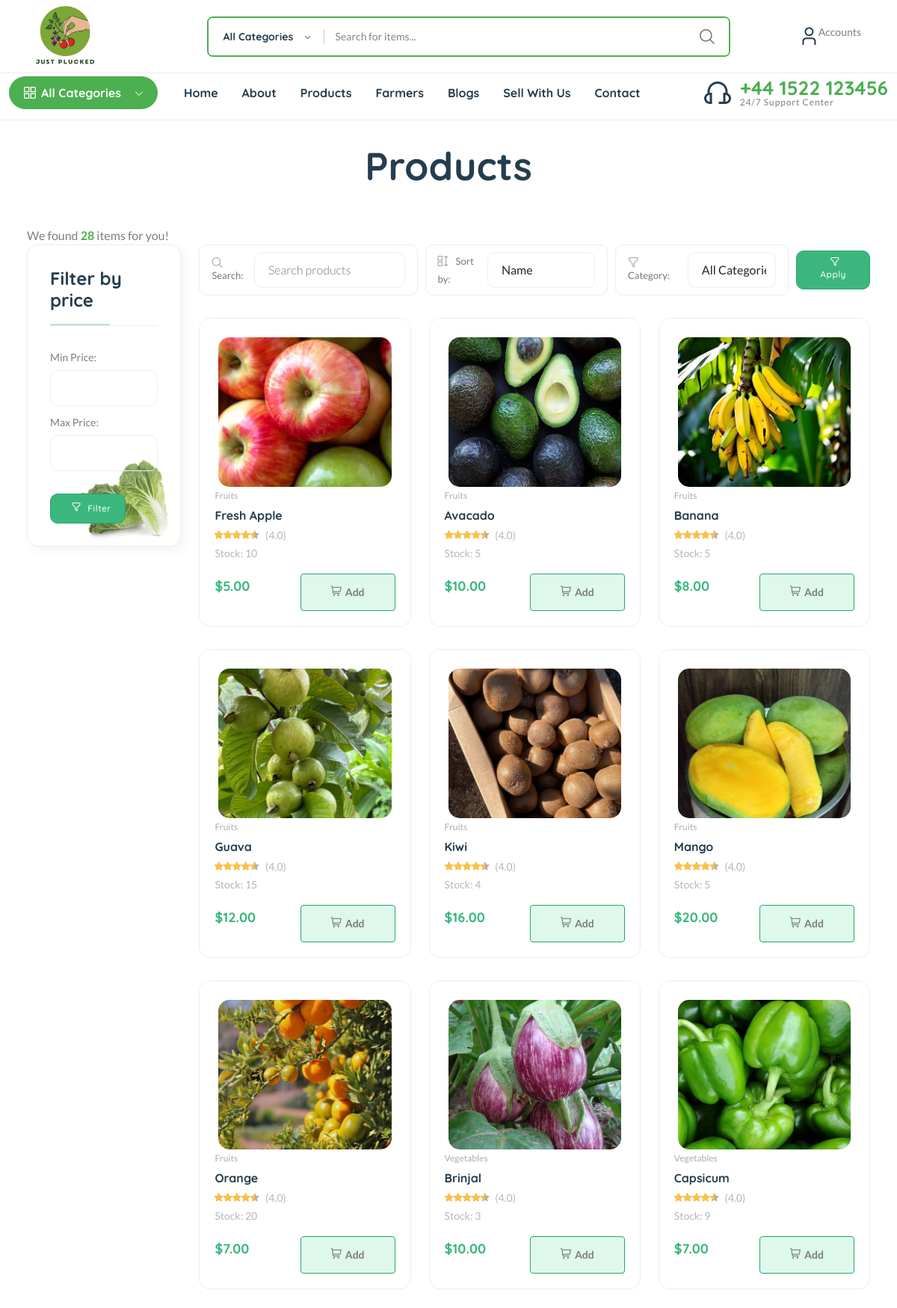
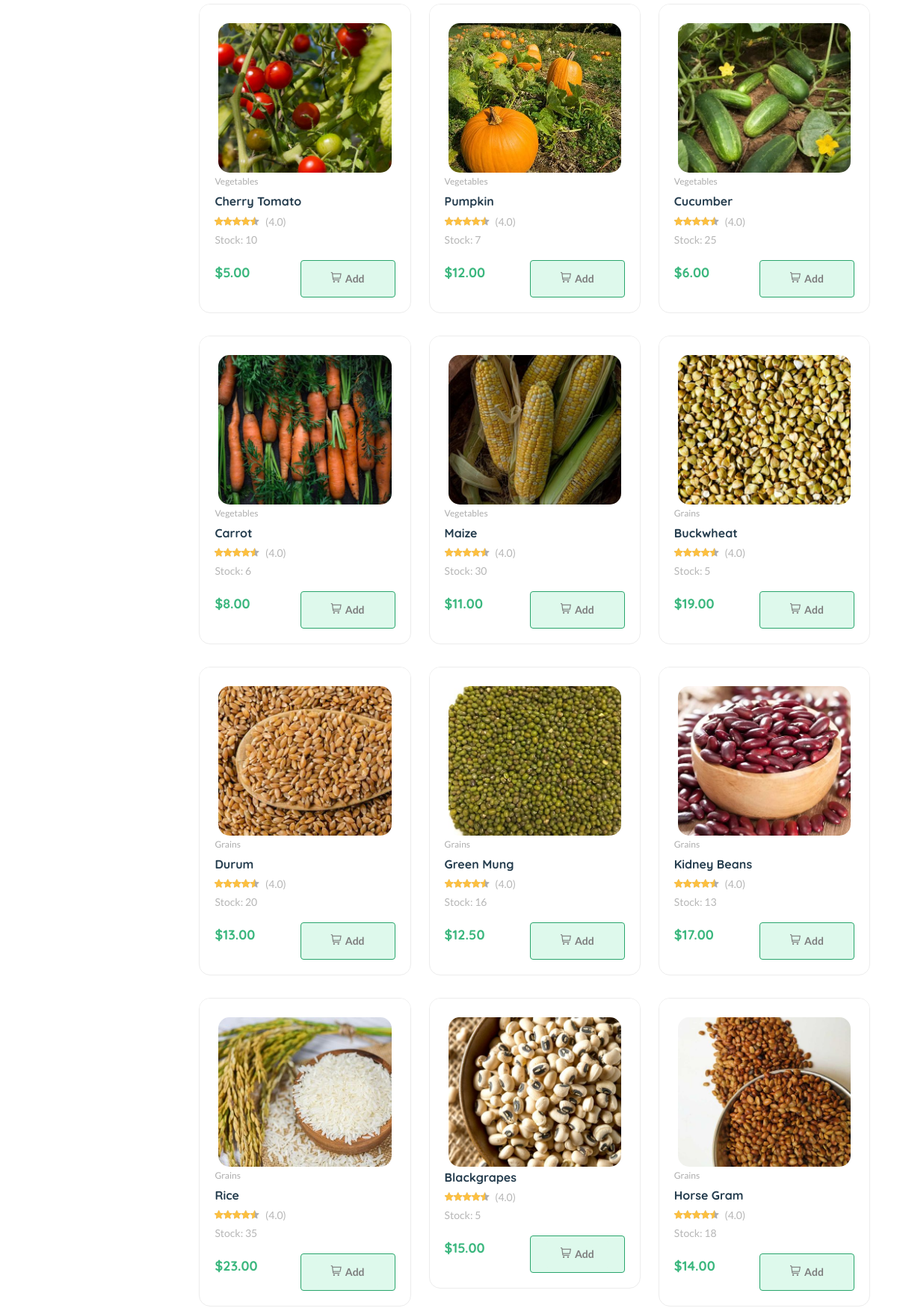
Screenshot of /products/ (upper part) with the database file from the repository (2 pictures, top to bottom).
### products/models.py (models this page shows, shortened)
class Product(models.Model):
    id = models.AutoField(primary_key=True)
    name = models.CharField(max_length=255, verbose_name="Product Name")
    slug = models.SlugField(unique=True, blank=True, null=True, verbose_name="Product Slug")
    description = models.TextField(blank=True, null=True, verbose_name="Description")
    image = models.ImageField(upload_to='products/', verbose_name="Product Image")
    farmer = models.ForeignKey(Farmer, on_delete=models.PROTECT, blank=True, null=True)
    regular_price = models.DecimalField(max_digits=10, decimal_places=2, verbose_name="Regular Price", default=0)
    discounted_price = models.DecimalField(max_digits=10, decimal_places=2, verbose_name="Discounted Price", null=True, blank=True)
    product_average_rating = models.DecimalField(
        max_digits=4,
        decimal_places=2,
        default=0,
        verbose_name="Average Rating"
    )
    stock_quantity = models.PositiveIntegerField(default=0, verbose_name="Stock Quantity")
    shelf_life_remaining = models.PositiveIntegerField(
        help_text="Remaining shelf life in days",
        verbose_name="Remaining Shelf Life (in days)"
    )
    category = models.ForeignKey(Category, on_delete=models.PROTECT, blank=True, null=True)
    tags = models.ManyToManyField(Tag, blank=True)
    unit_of_measure = models.ForeignKey(UnitOfMeasure, on_delete=models.PROTECT, blank=True, null=True)
    created = models.DateTimeField(auto_now_add=True, verbose_name="Created At")
    updated = models.DateTimeField(auto_now=True, verbose_name="Updated At")
    class Meta:
        verbose_name = "Product"
        verbose_name_plural = "Products"

### master/models.py (models this page shows, shortened)
class Category(models.Model):
    id = models.BigAutoField(primary_key=True)
    name = models.CharField(max_length=150, verbose_name="Category Name")
    slug = models.SlugField(max_length=150, unique=True, blank=True, null=True, verbose_name="Slug")
    parent = models.ForeignKey(
        'self',
        on_delete=models.SET_NULL,
        null=True,
        blank=True,
        related_name='subcategories',
        verbose_name="Parent Category"
    )
    description = models.TextField(blank=True, null=True, verbose_name="Description")
    active = models.BooleanField(default=True, verbose_name="Is Active")
    remarks = models.TextField(blank=True, null=True, verbose_name="Remarks")
    created = models.DateTimeField(auto_now_add=True, verbose_name="Created At")
    updated = models.DateTimeField(auto_now=True, verbose_name="Updated At")
    class Meta:
        verbose_name = "Category"
        verbose_name_plural = "Categories"
        ordering = ['name']

### products/views.py (the view)
# urls.py: path('products/', views.product_list, name='product_list'),
def product_list(request):
    category_id = request.GET.get('category')
    search_term = request.GET.get('search', '').strip()
    products = Product.objects.all()
    if category_id:
        products = products.filter(category_id=category_id)
    if search_term:
        products = products.filter(
            Q(name__icontains=search_term) |
            Q(description__icontains=search_term) |
            Q(tags__name__icontains=search_term)
        ).distinct()
    return render(request, 'website/product/product_list.html', {
        'categories':       Category.objects.all(),
        'products':         products,
        'selected_category': category_id or '',
        'search_term':      search_term,
    })

### farmer/context_processors.py (called while the page is built, shortened)
def farmer_dashboard_data(request):
    data = {}
    if not request.user.is_authenticated:
        return data

### website/context_processors.py (called while the page is built, shortened)
def example_context(request):
    user = request.user
    categories = Category.objects.all()
    cart_items = []
    wishlist_items = []
    return {
        'categories':       categories,
        'cart_items':       cart_items,
        'wishlist_items':   wishlist_items,
        'cart_count':       len(cart_items),
        'wishlist_count':   len(wishlist_items),
    }

### templates/website/product/product_list.html (shortened to what this page needs)
{% extends 'website/base.html' %}
{% load static %}
{% block content %}
 <div class="page-header mt-30 mb-">
            <div class="container">
                <div class="row justify-content-center align-items-center">
                    <div class="col-xl-3 text-center">
                        <h1 class="mb-15">Products</h1>
                    </div>
                </div>
                </div>
            </div>
<main class="main p-4">
    <div class="container mb-30">
        <div class="row flex-row-reverse">
            <div class="totall-product">
                        <p>We found <strong class="text-brand">{{ products.count }}</strong> items for you!</p>
                    </div>
            <div class="col-lg-4-5">
                <div class="shop-product-fillter">
                    <br/>
                    <div class="sort-by-product-area">
                        <form method="get" class="d-flex align-items-center">
                            <div class="sort-by-cover mr-10">
                                <div class="sort-by-product-wrap">
                                    <div class="sort-by">
                                        <span><i class="fi-rs-search"></i> Search:</span>
                                    </div>
                                    <input type="text" name="search" placeholder="Search products" value="{{ search_query }}" class="form-control">
                                </div>
                            </div>
                            <div class="sort-by-cover mr-10">
                                <div class="sort-by-product-wrap">
                                    <div class="sort-by">
                                        <span><i class="fi-rs-apps-sort"></i>Sort by:</span>
                                    </div>
                                    <div class="sort-by-dropdown-wrap">
                                        <select name="sort" class="form-control" onchange="this.form.submit()">
                                            <option value="name" {% if sort_by == 'name' %}selected{% endif %}>Name</option>
                                        </select>
                                    </div>
                                </div>
                            </div>
                            <div class="sort-by-cover mr-10">
                                <div class="sort-by-product-wrap">
                                    <div class="sort-by">
                                        <span><i class="fi-rs-filter"></i> Category:</span>
                                    </div>
                                    <div class="sort-by-dropdown-wrap">
                                        <select name="category" class="form-control" onchange="this.form.submit()">
                                            <option value="">All Categories</option>
                                        </select>
                                    </div>
                                </div>
                            </div>
                            <button type="submit" class="btn btn-sm btn-default"><i class="fi-rs-filter mr-5"></i> Apply</button>
                        </form>
                    </div>
                </div>
                <div class="row product-grid">
                    {% for product in products %}
                    <div class="col-lg-4 col-md-4 col-12 col-sm-6">
                        <div class="product-cart-wrap mb-30">
                            <div class="product-img-action-wrap">
                                <div class="product-img product-img-zoom">
                                    <a href="{% url 'product_detail' product.slug %}">
                                        {% if product.image %}
                                        <img class="default-img" src="{{ product.image.url }}" alt="{{ product.name }}" />
                                        {% else %}
                                        <img class="default-img" src="https://encrypted-tbn0.gstatic.com/images?q=tbn:ANd9GcTda4dspATpCQyJnM7oO20Pner4B7rtOkAqaQ&s" alt="{{ product.name }}" />
                                        {% endif %}
                                    </a>
                                </div>
                            </div>
                            <div class="product-content-wrap">
                                <div class="product-category">
                                    <a href="?category={{ product.category.slug }}">{{ product.category.name }}</a>
                                </div>
                                <h2><a href="{% url 'product_detail' product.slug %}">{{ product.name }}</a></h2>
                                <div class="product-rate-cover">
                                    <div class="product-rate d-inline-block">
                                        <div class="product-rating" style="width: 90%"></div>
                                    </div>
                                    <span class="font-small ml-5 text-muted"> (4.0)</span>
                                </div>
                                <div>
                                    <span class="font-small text-muted">Stock: {{ product.stock_quantity }}</span>
                                </div>
                                <div class="product-card-bottom">
                                    <div class="product-price">
                                        <span>${{ product.regular_price }}</span>
                                    </div>
                                    <div class="add-cart">
                                        <form method="post" action="{% url 'add_to_cart' product.id %}">
                                            <button type="submit" class="add" >
                                                <p class="add" >
                                                <i class="fi-rs-shopping-cart mr-5"></i>Add
                                                </p>
                                            </button>
                                        </form>
                                    </div>
                                </div>
                            </div>
                        </div>
                    </div>
                    {% empty %}
                    <div class="col-12">
                        <div class="alert alert-warning">No products found matching your criteria.</div>
                    </div>
                    {% endfor %}
                </div>
            </div>
            <div class="col-lg-1-5 primary-sidebar sticky-sidebar">
                <div class="sidebar-widget price_range range mb-30">
                    <h5 class="section-title style-1 mb-30">Filter by price</h5>
                    <form method="get">
                        <div class="price-filter">
                            <div class="price-filter-inner">
                                <div class="mb-20">
                                    <label for="price_min">Min Price:</label>
                                    <input type="number" name="price_min" id="price_min" value="{{ filter_price_min }}" class="form-control mb-10">
                                    <label for="price_max">Max Price:</label>
                                    <input type="number" name="price_max" id="price_max" value="{{ filter_price_max }}" class="form-control">
                                </div>
                            </div>
                        </div>
                        <button type="submit" class="btn btn-sm btn-default mt-10"><i class="fi-rs-filter mr-5"></i> Filter</button>
                    </form>
                </div>
            </div>
        </div>
    </div>
</main>
{% endblock %}

### rows the page displays
Product: image (picture), category.name "Fruits", name "Fresh Apple", stock_quantity "10", regular_price "5.00"
Product: image (picture), category.name "Fruits", name "Avacado", stock_quantity "5", regular_price "10.00"
Product: image (picture), category.name "Fruits", name "Banana", stock_quantity "5", regular_price "8.00"
Product: image (picture), category.name "Fruits", name "Guava", stock_quantity "15", regular_price "12.00"
Product: image (picture), category.name "Fruits", name "Kiwi", stock_quantity "4", regular_price "16.00"
Product: image (picture), category.name "Fruits", name "Mango", stock_quantity "5", regular_price "20.00"
Product: image (picture), category.name "Fruits", name "Orange", stock_quantity "20", regular_price "7.00"
Product: image (picture), category.name "Vegetables", name "Brinjal", stock_quantity "3", regular_price "10.00"
Product: image (picture), category.name "Vegetables", name "Capsicum", stock_quantity "9", regular_price "7.00"
Product: image (picture), category.name "Vegetables", name "Cherry Tomato", stock_quantity "10", regular_price "5.00"
Product: image (picture), category.name "Vegetables", name "Pumpkin", stock_quantity "7", regular_price "12.00"
Product: image (picture), category.name "Vegetables", name "Cucumber", stock_quantity "25", regular_price "6.00"
Product: image (picture), category.name "Vegetables", name "Carrot", stock_quantity "6", regular_price "8.00"
Product: image (picture), category.name "Vegetables", name "Maize", stock_quantity "30", regular_price "11.00"
Product: image (picture), category.name "Grains", name "Buckwheat", stock_quantity "5", regular_price "19.00"
Product: image (picture), category.name "Grains", name "Durum", stock_quantity "20", regular_price "13.00"
Product: image (picture), category.name "Grains", name "Green Mung", stock_quantity "16", regular_price "12.50"
Product: image (picture), category.name "Grains", name "Kidney Beans", stock_quantity "13", regular_price "17.00"
Product: image (picture), category.name "Grains", name "Rice", stock_quantity "35", regular_price "23.00"
Product: image (picture), name "Blackgrapes", stock_quantity "5", regular_price "15.00"
Product: image (picture), category.name "Grains", name "Horse Gram", stock_quantity "18", regular_price "14.00"

### other values shown
{{ products.count }} "28"
